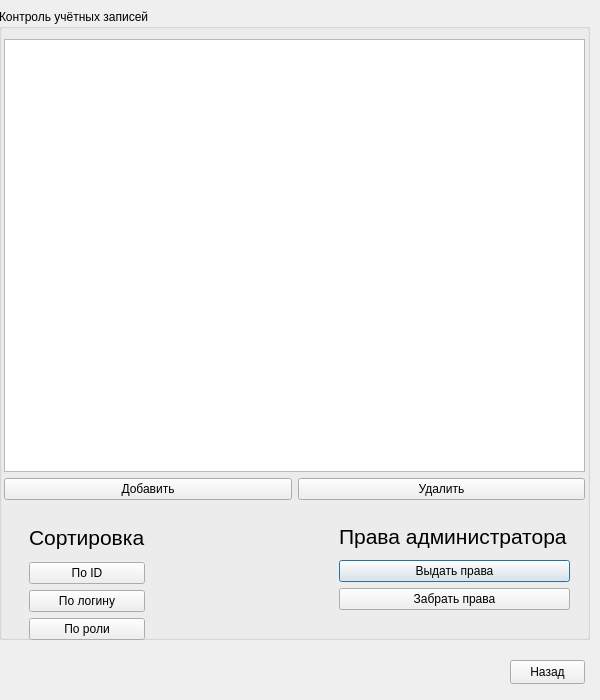
<?xml version="1.0" encoding="UTF-8"?>
<ui version="4.0">
 <class>UserSettingWindow</class>
 <widget class="QDialog" name="UserSettingWindow">
  <property name="geometry">
   <rect>
    <x>0</x>
    <y>0</y>
    <width>600</width>
    <height>700</height>
   </rect>
  </property>
  <property name="windowTitle">
   <string>Dialog</string>
  </property>
  <widget class="QGroupBox" name="groupBox">
   <property name="geometry">
    <rect>
     <x>-1</x>
     <y>9</y>
     <width>591</width>
     <height>631</height>
    </rect>
   </property>
   <property name="title">
    <string>Контроль учётных записей</string>
   </property>
   <widget class="QWidget" name="layoutWidget">
    <property name="geometry">
     <rect>
      <x>340</x>
      <y>510</y>
      <width>231</width>
      <height>91</height>
     </rect>
    </property>
    <layout class="QVBoxLayout" name="verticalLayout_2">
     <item>
      <widget class="QLabel" name="label_2">
       <property name="font">
        <font>
         <pointsize>16</pointsize>
        </font>
       </property>
       <property name="text">
        <string>Права администратора</string>
       </property>
      </widget>
     </item>
     <item>
      <widget class="QPushButton" name="pushButton_setAdmin">
       <property name="text">
        <string>Выдать права</string>
       </property>
      </widget>
     </item>
     <item>
      <widget class="QPushButton" name="pushButton_setUser">
       <property name="text">
        <string>Забрать права</string>
       </property>
      </widget>
     </item>
    </layout>
   </widget>
   <widget class="QWidget" name="layoutWidget">
    <property name="geometry">
     <rect>
      <x>30</x>
      <y>510</y>
      <width>116</width>
      <height>121</height>
     </rect>
    </property>
    <layout class="QVBoxLayout" name="verticalLayout">
     <item>
      <widget class="QLabel" name="label">
       <property name="font">
        <font>
         <pointsize>16</pointsize>
        </font>
       </property>
       <property name="text">
        <string>Сортировка</string>
       </property>
      </widget>
     </item>
     <item>
      <widget class="QPushButton" name="pushButton_idSort">
       <property name="text">
        <string>По ID</string>
       </property>
      </widget>
     </item>
     <item>
      <widget class="QPushButton" name="pushButton_loginSort">
       <property name="text">
        <string>По логину</string>
       </property>
      </widget>
     </item>
     <item>
      <widget class="QPushButton" name="pushButton_roleSort">
       <property name="text">
        <string>По роли</string>
       </property>
      </widget>
     </item>
    </layout>
   </widget>
   <widget class="QWidget" name="layoutWidget">
    <property name="geometry">
     <rect>
      <x>5</x>
      <y>30</y>
      <width>581</width>
      <height>461</height>
     </rect>
    </property>
    <layout class="QVBoxLayout" name="verticalLayout_3">
     <item>
      <widget class="QTableView" name="tableView"/>
     </item>
     <item>
      <layout class="QHBoxLayout" name="horizontalLayout">
       <item>
        <widget class="QPushButton" name="pushButton_add">
         <property name="text">
          <string>Добавить</string>
         </property>
        </widget>
       </item>
       <item>
        <widget class="QPushButton" name="pushButton_remove">
         <property name="text">
          <string>Удалить</string>
         </property>
        </widget>
       </item>
      </layout>
     </item>
    </layout>
   </widget>
  </widget>
  <widget class="QPushButton" name="pushButton_toMenu">
   <property name="geometry">
    <rect>
     <x>510</x>
     <y>660</y>
     <width>75</width>
     <height>24</height>
    </rect>
   </property>
   <property name="text">
    <string>Назад</string>
   </property>
  </widget>
 </widget>
 <resources/>
 <connections/>
</ui>
